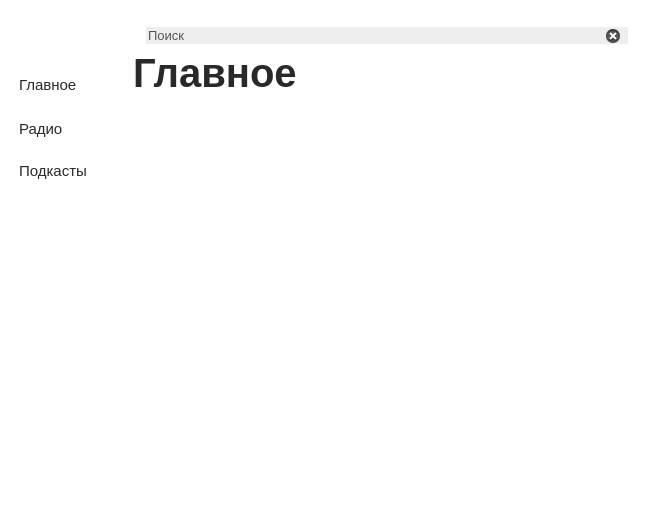
<?xml version="1.0" encoding="UTF-8"?>
<ui version="4.0">
 <class>MainWindow</class>
 <widget class="QMainWindow" name="MainWindow">
  <property name="geometry">
   <rect>
    <x>0</x>
    <y>0</y>
    <width>655</width>
    <height>516</height>
   </rect>
  </property>
  <property name="contextMenuPolicy">
   <enum>Qt::DefaultContextMenu</enum>
  </property>
  <property name="windowTitle">
   <string>MainWindow</string>
  </property>
  <property name="styleSheet">
   <string notr="true">background-color: #ffffff</string>
  </property>
  <widget class="QWidget" name="centralwidget">
   <property name="styleSheet">
    <string notr="true">color:#ffffff</string>
   </property>
   <layout class="QVBoxLayout" name="verticalLayout_2">
    <item>
     <widget class="QWidget" name="widget" native="true">
      <layout class="QGridLayout" name="gridLayout_2">
       <item row="3" column="0">
        <widget class="QPushButton" name="pushButton_3">
         <property name="minimumSize">
          <size>
           <width>100</width>
           <height>36</height>
          </size>
         </property>
         <property name="maximumSize">
          <size>
           <width>16777215</width>
           <height>16777215</height>
          </size>
         </property>
         <property name="font">
          <font>
           <family>System-ui</family>
           <pointsize>11</pointsize>
          </font>
         </property>
         <property name="styleSheet">
          <string notr="true">color:#292929;
text-align:left;</string>
         </property>
         <property name="text">
          <string>Подкасты</string>
         </property>
         <property name="icon">
          <iconset>
           <normaloff>../Assets/Icons/32x32/icons8-podcasts-32.png</normaloff>../Assets/Icons/32x32/icons8-podcasts-32.png</iconset>
         </property>
         <property name="iconSize">
          <size>
           <width>24</width>
           <height>24</height>
          </size>
         </property>
         <property name="flat">
          <bool>true</bool>
         </property>
        </widget>
       </item>
       <item row="1" column="0">
        <widget class="QPushButton" name="pushButton">
         <property name="enabled">
          <bool>true</bool>
         </property>
         <property name="minimumSize">
          <size>
           <width>90</width>
           <height>36</height>
          </size>
         </property>
         <property name="maximumSize">
          <size>
           <width>16777215</width>
           <height>16777215</height>
          </size>
         </property>
         <property name="font">
          <font>
           <family>System-ui</family>
           <pointsize>11</pointsize>
          </font>
         </property>
         <property name="styleSheet">
          <string notr="true">color:#292929;
text-align:left</string>
         </property>
         <property name="text">
          <string>Главное</string>
         </property>
         <property name="icon">
          <iconset>
           <normaloff>../Assets/Icons/32x32/icons8-home-32.png</normaloff>../Assets/Icons/32x32/icons8-home-32.png</iconset>
         </property>
         <property name="iconSize">
          <size>
           <width>24</width>
           <height>24</height>
          </size>
         </property>
         <property name="flat">
          <bool>true</bool>
         </property>
        </widget>
       </item>
       <item row="0" column="1" rowspan="2">
        <widget class="QWidget" name="widget_2" native="true">
         <layout class="QGridLayout" name="gridLayout">
          <item row="1" column="0">
           <layout class="QVBoxLayout" name="verticalLayout">
            <item>
             <layout class="QHBoxLayout" name="horizontalLayout">
              <item>
               <widget class="QLabel" name="label_2">
                <property name="maximumSize">
                 <size>
                  <width>24</width>
                  <height>24</height>
                 </size>
                </property>
                <property name="text">
                 <string/>
                </property>
                <property name="pixmap">
                 <pixmap>../Assets/Icons/32x32/icons8-search-24.png</pixmap>
                </property>
                <property name="scaledContents">
                 <bool>false</bool>
                </property>
               </widget>
              </item>
              <item>
               <widget class="QLineEdit" name="lineEdit">
                <property name="styleSheet">
                 <string notr="true">border:none;
width: 100%ж;
border-radius: 20px;

background: #EEE;
font: 13px Tahoma, Arial, sans-serif;
color: #555;
outline: none;</string>
                </property>
                <property name="text">
                 <string>Поиск</string>
                </property>
                <property name="maxLength">
                 <number>100</number>
                </property>
                <property name="echoMode">
                 <enum>QLineEdit::Normal</enum>
                </property>
                <property name="dragEnabled">
                 <bool>true</bool>
                </property>
                <property name="cursorMoveStyle">
                 <enum>Qt::LogicalMoveStyle</enum>
                </property>
                <property name="clearButtonEnabled">
                 <bool>true</bool>
                </property>
               </widget>
              </item>
             </layout>
            </item>
            <item>
             <widget class="QLabel" name="label">
              <property name="font">
               <font>
                <family>Cantarell</family>
                <pointsize>30</pointsize>
                <weight>75</weight>
                <bold>true</bold>
               </font>
              </property>
              <property name="styleSheet">
               <string notr="true">color:#292929;
text-align:left</string>
              </property>
              <property name="text">
               <string>Главное</string>
              </property>
             </widget>
            </item>
           </layout>
          </item>
         </layout>
        </widget>
       </item>
       <item row="0" column="0">
        <widget class="QPushButton" name="pushButton_4">
         <property name="minimumSize">
          <size>
           <width>100</width>
           <height>36</height>
          </size>
         </property>
         <property name="maximumSize">
          <size>
           <width>16777215</width>
           <height>16777215</height>
          </size>
         </property>
         <property name="font">
          <font>
           <pointsize>12</pointsize>
          </font>
         </property>
         <property name="styleSheet">
          <string notr="true">text-align:left</string>
         </property>
         <property name="text">
          <string/>
         </property>
         <property name="icon">
          <iconset>
           <normaloff>../Assets/Icons/32x32/read-more.png</normaloff>../Assets/Icons/32x32/read-more.png</iconset>
         </property>
         <property name="iconSize">
          <size>
           <width>24</width>
           <height>24</height>
          </size>
         </property>
         <property name="flat">
          <bool>true</bool>
         </property>
        </widget>
       </item>
       <item row="2" column="0">
        <widget class="QPushButton" name="pushButton_2">
         <property name="minimumSize">
          <size>
           <width>100</width>
           <height>36</height>
          </size>
         </property>
         <property name="font">
          <font>
           <family>System-ui</family>
           <pointsize>11</pointsize>
          </font>
         </property>
         <property name="layoutDirection">
          <enum>Qt::LeftToRight</enum>
         </property>
         <property name="styleSheet">
          <string notr="true">color:#292929;
text-align:left</string>
         </property>
         <property name="text">
          <string>Радио</string>
         </property>
         <property name="icon">
          <iconset>
           <normaloff>../Assets/Icons/32x32/icons8-radio-tower-32.png</normaloff>../Assets/Icons/32x32/icons8-radio-tower-32.png</iconset>
         </property>
         <property name="iconSize">
          <size>
           <width>24</width>
           <height>24</height>
          </size>
         </property>
         <property name="flat">
          <bool>true</bool>
         </property>
        </widget>
       </item>
       <item row="4" column="0">
        <spacer name="verticalSpacer">
         <property name="orientation">
          <enum>Qt::Vertical</enum>
         </property>
         <property name="sizeHint" stdset="0">
          <size>
           <width>20</width>
           <height>40</height>
          </size>
         </property>
        </spacer>
       </item>
      </layout>
     </widget>
    </item>
   </layout>
  </widget>
 </widget>
 <resources/>
 <connections/>
</ui>
